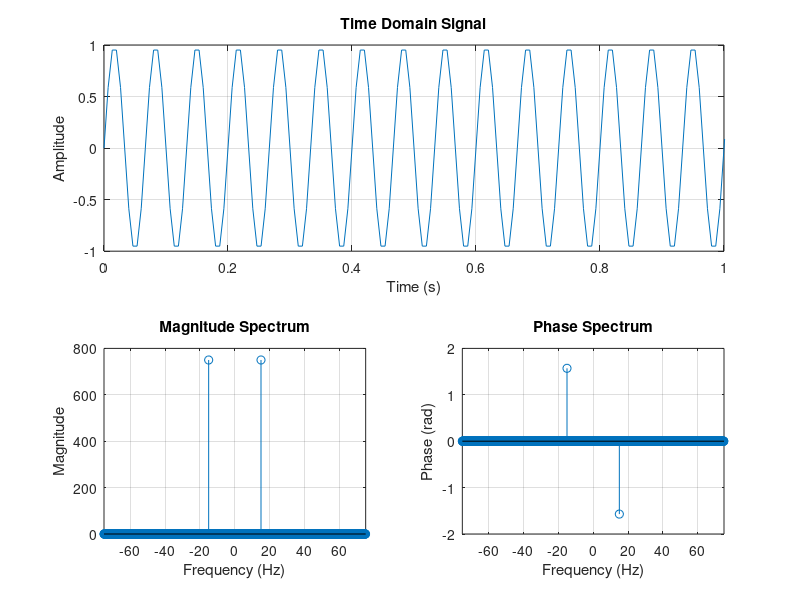

Write the MATLAB code that produced this figure.
clc, clear, close all;

%we want to perform the fourier transform on a signal to move ourselves
%from the time domain to the frequency domain 

% Signal parameters
fs = 150;        % Sampling frequency (Hz) ususally 5 or 10 times the frequency
Ts = 1 /  fs;      % Sampling period
t = 0 : Ts : 10 - Ts; % Time vector

% Create a clean sine wave at 15 Hz for better visualization
f0 = 15;         % Signal frequency (Hz)
x = sin(2 * pi * f0 *t); % Signal to process

% Perform FFT
N = length(x);
X = fft(x);

% Frequency vector
f = (0 : N - 1)*(fs / N); % Frequency range (0 to fs)

% For two-sided spectrum, we should shift zero frequency to center
f_shift = (-N / 2 : N / 2 - 1) * (fs / N);
X_shift = fftshift(X);

% Magnitude and phase
magnitude = abs(X_shift);
phase = angle(X_shift);

% Clean up phase for small magnitudes (remove noise)
phase_threshold = 1e-6; % Adjust as needed
phase(magnitude < phase_threshold) = 0;

% Plotting
figure("Position", [100, 100, 800, 600]);

% Time domain
subplot(2, 2, [1, 2]);
plot(t, x);
xlabel("Time (s)");
ylabel("Amplitude");
title("Time Domain Signal");
xlim([0, 1]); % Show just 1 second for clarity
grid on;

% Magnitude spectrum (shifted)
subplot(2, 2, 3);
stem(f_shift, magnitude);
xlabel("Frequency (Hz)");
ylabel("Magnitude");
title("Magnitude Spectrum");
xlim([-fs / 2 fs / 2]);
grid on;

% Phase spectrum (cleaned)
subplot(2, 2, 4);
stem(f_shift, phase);
xlabel("Frequency (Hz)");
ylabel("Phase (rad)");
title("Phase Spectrum");
xlim([-fs / 2 fs / 2]);
grid on;